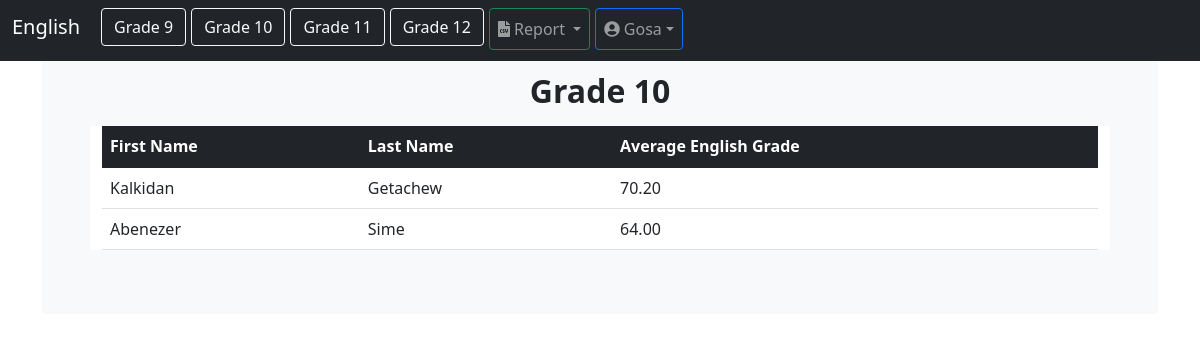
/english_average/10 (signed in), run on the app's committed database.
### users/models.py (models this page shows)
class CustomUser(AbstractUser):
	pass

### grades_app/models.py (models this page shows, shortened)
class Student(models.Model):
    user = models.OneToOneField(AUTH_USER_MODEL, on_delete=models.CASCADE)
    first_name = models.CharField(max_length=50)
    last_name = models.CharField(max_length=50)
    grade_level = models.IntegerField()

### grades_app/views.py (the view)
# urls.py: path("english_average/<int:grade_level>", views.english_average, name="english_average"),
@login_required
@user_passes_test(lambda user: user.groups.filter(name='High School English Teachers').exists())
def english_average(request, grade_level):
	students = Student.objects.filter(grade_level=grade_level)
	student_grades_list_english = []
	grade_levels = [9, 10, 11, 12]
	for student in students:
		average_grade = calculate_average_english_grade(student, grade_level)
		student_grades_list_english.append((student.first_name, student.last_name, average_grade))
	grades_to_chart = []
	for grades in student_grades_list_english:
		whatever = grades[2]
		grades_to_chart.append(whatever)
	grades_to_chart = grades_to_chart
	context = {
		'student_grades_list': student_grades_list_english,
		'grade_level': grade_level,
		'grade_levels': grade_levels,
		'grades_to_chart': grades_to_chart,
	}
	return render(request, 'grades_app/english_averages.html', context)

### grades_app/views.py (called while the page is built)
def calculate_average_english_grade(student, grade_level):
    if grade_level == 9:
        grade_model = English_Grade_9
    elif grade_level == 10:
        grade_model = English_Grade_10
    elif grade_level == 11:
        grade_model = English_Grade_11
    elif grade_level == 12:
        grade_model = English_Grade_12
    else:
        return 0
    english_grades = grade_model.objects.filter(student=student)
    total_grades = english_grades.count()
    if total_grades > 0:
        total_sum = sum(grade.grade for grade in english_grades)
        average_grade = total_sum / total_grades
        return average_grade
    else:
        return 0

### grades_app/templates/grades_app/english_averages.html (shortened to what this page needs)
{% load static %}
<!doctype html>
<html lang="en">
<head>
    <link rel="stylesheet" type="text/css" href="{% static 'grades_app/bootstrap.min.css' %}">
    <link rel="stylesheet" type="text/css" href="{% static 'grades_app/all.css' %}">
    <link rel="stylesheet" type="text/css" href="{% static 'grades_app/Chart.min.css' %}">
</head>
<body>
    <nav class="navbar navbar-expand-md navbar-dark fixed-top bg-dark">
        <div class="container-fluid">
            <h1 class="navbar-brand h1" href="#">English</h1>
            <div class="collapse navbar-collapse" id="navbarCollapse">
                <ul class="navbar-nav me-auto mb-2 mb-md-0">
                    {% for grade_level in grade_levels %}
                    <li style="padding-left: 5px; padding-bottom: 3px;" class="nav-item">
                        <a class="nav-item btn btn-outline-light" aria-current="page" href="{% url 'grades_app:english_average' grade_level=grade_level %}">Grade {{ grade_level }}</a>
                    </li>
                    {% endfor %}
                    <div style="padding-left: 5px; padding-bottom: 3px;" class="collapse navbar-collapse" id="navbarCollapse">
                        <ul class="navbar-nav me-auto mb-2 mb-md-0">
                            <li class="nav-item dropdown">
                                <a class="nav-link dropdown-toggle btn btn-outline-success" href="#" id="dropdown03" data-bs-toggle="dropdown" aria-expanded="false">
                                    <i class="fa fa-file-csv"></i> Report
                                </a>
                            </li>
                        </ul>
                    </div>
                    <div style="padding-left: 5px; padding-bottom: 3px;" class="collapse navbar-collapse" id="navbarCollapse">
                        <ul class="navbar-nav me-auto mb-2 mb-md-0">
                            <li class="nav-item dropdown">
                                <a class="nav-link dropdown-toggle btn btn-outline-primary" href="#" id="dropdown03" data-bs-toggle="dropdown" aria-expanded="false">
                                    <i class="fa fa-user-circle"></i> {{ request.user.username | title }}</a>
                            </li>
                        </ul>
                    </div>
                </ul>
            </div>
        </div>
    </nav>
    <main class="container">
        <div class="bg-light p-5 rounded">
            <h2 style="text-align:center;" class="mt-4"><strong>Grade {{ grade_level }}</strong></h2>
            <div class="bd-cheatsheet container-fluid bg-body">
                <section id="content">
                    <article class="my-3" id="tables">
                        <div>
                            <div class="bd-example">
                                <table class="table table-hover">
                                    <thead>
                                        <tr>
                                            <th class="table-dark">First Name</th>
                                            <th class="table-dark">Last Name</th>
                                            <th class="table-dark">Average English Grade</th>
                                        </tr>
                                    </thead>
                                    <tbody>
                                        {% for student in student_grades_list %}
                                        <tr>
                                            {% for value in student %}
                                            <td>{{ value }}</td>
                                            {% endfor %}
                                        </tr>
                                        {% endfor %}
                                    </tbody>
                                </table>
                            </div>
                        </div>
                    </article>
                </section>
            </div>
        </div>
    </main>
</body>
</html>

### grades_app/static/grades_app/all.css (style rules this page uses)
.fa, .fas, .far, .fal, .fad, .fab { -moz-osx-font-smoothing: grayscale; -webkit-font-smoothing: antialiased; display: inline-block; font-style: normal; font-variant: normal; text-rendering: auto; line-height: 1; }
.fa-file-csv:before { content: "\f6dd"; }
.fa-user-circle:before { content: "\f2bd"; }
.fa, .fas { font-family: 'Font Awesome 5 Free'; font-weight: 900; }

### data on the page
CustomUser: user.username "Gosa"
Student: student "Kalkidan" "Getachew"
Student: student "Abenezer" "Sime"

### other printed values
{{ grade_level }} "9" "10" "11" "12"
{{ grade_level }} "10"
{{ value }} "70.20" "64.00"
